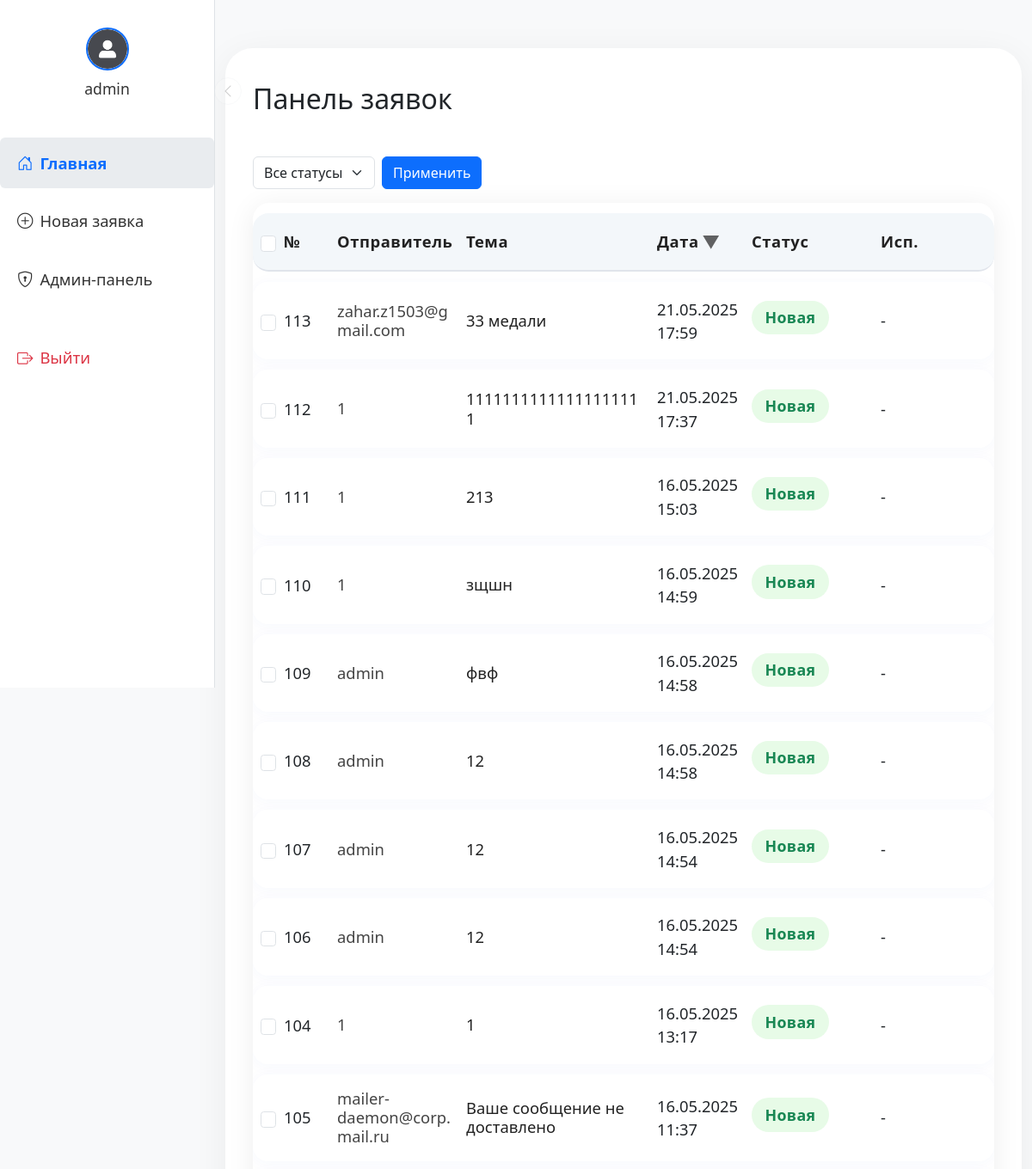
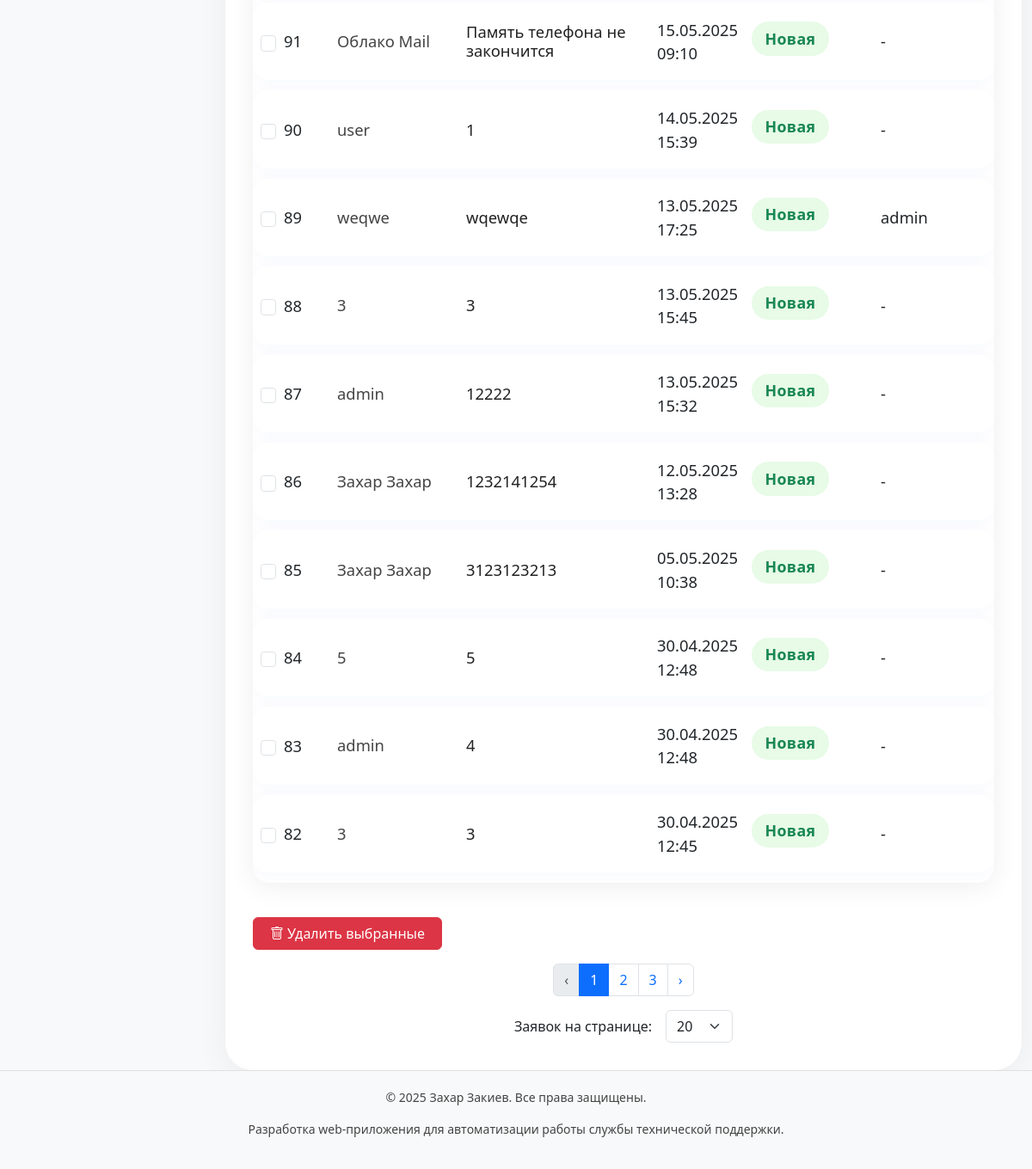
Page /dashboard (signed in) on the committed database (2 pictures, top to bottom).
### tables this page shows
CREATE TABLE tickets (
    id INTEGER PRIMARY KEY AUTOINCREMENT,
    sender TEXT NOT NULL,
    subject TEXT NOT NULL,
    body TEXT NOT NULL,
    status TEXT DEFAULT 'новая',
    created_at TIMESTAMP DEFAULT CURRENT_TIMESTAMP,
    user_id INTEGER
, assignee_id INTEGER, assigned_to INTEGER, attachment TEXT, public_token TEXT);

CREATE TABLE users (
    id INTEGER PRIMARY KEY AUTOINCREMENT,
    username TEXT NOT NULL UNIQUE,
    email TEXT NOT NULL UNIQUE,
    password TEXT NOT NULL,
    role TEXT DEFAULT 'user',
    is_confirmed INTEGER DEFAULT 0,
    avatar TEXT DEFAULT 'default_avatar.png'
);

### app.py (the view)
@app.route("/dashboard")
@login_required
def dashboard():
    conn = get_db_connection()
    role = session.get("role")
    user_id = session.get("user_id")
    sort_by = request.args.get('sort_by', 'created_at')
    sort_order = request.args.get('sort_order', 'desc')
    status_filter = request.args.get('status_filter')
    page = int(request.args.get('page', 1))
    per_page = request.args.get('per_page', request.cookies.get('per_page', 20))  # по умолчанию 20 заявок
    per_page = int(per_page)
    if per_page > 100:
        per_page = 100  # Установите ограничение на 100 заявок на страницу
    valid_columns = ['id', 'sender', 'subject', 'status', 'created_at']
    if sort_by not in valid_columns:
        sort_by = 'created_at'
    query = """
        SELECT t.*, u.username AS assigned_username
        FROM tickets t
        LEFT JOIN users u ON t.assigned_to = u.id
    """
    params = []
    if role == "client":
        query += " WHERE t.user_id = ?"
        params.append(user_id)
    else:
        query += " WHERE 1=1"
    if status_filter:
        query += " AND t.status = ?"
        params.append(status_filter)
    count_query = "SELECT COUNT(*) FROM (" + query + ") as total"
    total_tickets = conn.execute(count_query, params).fetchone()[0]
    offset = (page - 1) * per_page
    query += f" ORDER BY {sort_by} {sort_order} LIMIT {per_page} OFFSET {offset}"
    tickets = conn.execute(query, params).fetchall()
    conn.close()
    total_pages = (total_tickets + per_page - 1) // per_page  # округление вверх
    resp = make_response(render_template(
        "dashboard.html",
        tickets=tickets,
        sort_by=sort_by,
        sort_order=sort_order,
        page=page,
        per_page=per_page,
        total_pages=total_pages,
        status_filter=status_filter
    ))
    resp.set_cookie('per_page', str(per_page), max_age=60*60*24*30)  # Сохраняем на 30 дней
    return resp

### app.py (called while the page is built)
def get_db_connection():
    conn = sqlite3.connect(DB_PATH)
    conn.row_factory = sqlite3.Row
    return conn

def login_required(f):
    @wraps(f)
    def decorated_function(*args, **kwargs):
        if "user" not in session:
            return redirect("/login")
        return f(*args, **kwargs)
    return decorated_function

@app.template_filter('decode_mime')
def decode_mime_string(mime_string):
    decoded_bytes, encoding = decode_header(mime_string)[0]
    if isinstance(decoded_bytes, bytes):
        return decoded_bytes.decode(encoding if encoding else 'utf-8')
    return decoded_bytes

@app.template_filter('dt')
def dt(value):
    from datetime import datetime
    if hasattr(value, 'strftime'):
        return value.strftime('%d.%m.%Y %H:%M')
    try:
        dt = datetime.strptime(value, '%Y-%m-%d %H:%M:%S')
        return dt.strftime('%d.%m.%Y %H:%M')
    except Exception:
        return value

### templates/dashboard.html (shortened to what this page needs)
{% extends "base.html" %}
{% block content %}
<div class="ticket-main-card">
    <div class="ticket-title-row">
        <h2>Панель заявок</h2>
    </div>
    <div class="ticket-form-block">
        <form method="get" class="row g-2 mb-3">
            <div class="col-auto">
                <select name="status_filter" class="form-select">
                    <option value="">Все статусы</option>
                </select>
            </div>
            <div class="col-auto">
                <button type="submit" class="btn btn-primary">Применить</button>
            </div>
        </form>
        {% if tickets %}
        <form method="POST" action="{{ url_for('delete_selected_tickets') }}">
            <div class="table-responsive">
                <table class="table table-tickets align-middle mb-0">
                    <thead>
                        <tr>
                            {% if session["role"] != "client" %}
                            <th class="checkbox-col">
                                <input type="checkbox" id="select-all" class="form-check-input"
                                    onclick="toggleAll(this)">
                            </th>
                            {% endif %}
                            <th class="sortable-column number-col">
                                <a
                                    href="{{ url_for('dashboard', sort_by='id', sort_order='asc' if sort_by != 'id' or sort_order == 'desc' else 'desc', status_filter=status_filter, per_page=per_page, page=page) }}">
                                    №
                                </a>
                            </th>
                            <th class="sortable-column sender-col">
                                <a
                                    href="{{ url_for('dashboard', sort_by='sender', sort_order='asc' if sort_by != 'sender' or sort_order == 'desc' else 'desc', status_filter=status_filter, per_page=per_page, page=page) }}">
                                    Отправитель
                                </a>
                            </th>
                            <th class="sortable-column subject-col">
                                <a
                                    href="{{ url_for('dashboard', sort_by='subject', sort_order='asc' if sort_by != 'subject' or sort_order == 'desc' else 'desc', status_filter=status_filter, per_page=per_page, page=page) }}">
                                    Тема
                                </a>
                            </th>
                            <th class="sortable-column date-col">
                                <a
                                    href="{{ url_for('dashboard', sort_by='created_at', sort_order='asc' if sort_by != 'created_at' or sort_order == 'desc' else 'desc', status_filter=status_filter, per_page=per_page, page=page) }}">
                                    Дата
                                    <span class="sort-arrow">
                                        {% if sort_by == 'created_at' %}
                                        {% if sort_order == 'asc' %}▲{% else %}▼{% endif %}
                                        {% endif %}
                                    </span>
                                </a>
                            </th>
                            <th class="sortable-column status-col">
                                <a
                                    href="{{ url_for('dashboard', sort_by='status', sort_order='asc' if sort_by != 'status' or sort_order == 'desc' else 'desc', status_filter=status_filter, per_page=per_page, page=page) }}">
                                    Статус
                                </a>
                            </th>
                            <th class="sortable-column assigned-col">
                                <a
                                    href="{{ url_for('dashboard', sort_by='assigned_username', sort_order='asc' if sort_by != 'assigned_username' or sort_order == 'desc' else 'desc', status_filter=status_filter, per_page=per_page, page=page) }}">
                                    <span title="Ответственный">Исп.</span>
                                </a>
                            </th>
                        </tr>
                    </thead>
                    <tbody>
                        {% for ticket in tickets %}
                        <tr class="ticket-row"
                            onclick="window.location.href='{{ url_for('ticket', ticket_id=ticket.id) }}'">
                            {% if session["role"] != "client" %}
                            <td class="checkbox-col">
                                <input type="checkbox" name="ticket_ids" value="{{ ticket.id }}"
                                    class="form-check-input" onchange="highlightRow(this); event.stopPropagation();"
                                    onclick="event.stopPropagation();">
                            </td>
                            {% endif %}
                            <td class="number-col">{{ ticket.id }}</td>
                            <td class="sender-col">{{ ticket.sender | decode_mime }}</td>
                            <td class="subject-col">{{ ticket.subject }}</td>
                            <td class="date-col">
                                {{ ticket.created_at|dt }}
                            </td>
                            <td class="status-col">
                                {% if ticket.status == 'новая' %}
                                <span class="ticket-status-badge novaya">Новая</span>
                                {% elif ticket.status == 'в работе' %}
                                <span class="ticket-status-badge vrabote">В работе</span>
                                {% elif ticket.status == 'завершена' %}
                                <span class="ticket-status-badge zavershena">Завершена</span>
                                {% else %}
                                <span class="ticket-status-badge">{{ ticket.status }}</span>
                                {% endif %}
                            </td>
                            <td class="assigned-col">
                                {{ ticket.assigned_username or '-' }}
                            </td>
                        </tr>
                        {% endfor %}
                    </tbody>
                </table>
            </div>
            <div class="mt-3" style="max-width: 220px;">
                {% if session["role"] != "client" %}
                <button type="submit" class="btn btn-danger w-100"
                    onclick="return confirm('Удалить выбранные заявки?')">
                    <i class="bi bi-trash"></i> Удалить выбранные
                </button>
                {% endif %}
            </div>
        </form>
        <nav aria-label="Пагинация" class="mt-3">
            <ul class="pagination flex-wrap justify-content-center">
                <li class="page-item {% if page == 1 %}disabled{% endif %}">
                    <a class="page-link"
                        href="{{ url_for('dashboard', page=page-1, per_page=per_page, sort_by=sort_by, sort_order=sort_order, status_filter=status_filter) }}">‹</a>
                </li>
                {% for p in range(1, total_pages + 1) %}
                <li class="page-item {% if p == page %}active{% endif %}">
                    <a class="page-link"
                        href="{{ url_for('dashboard', page=p, per_page=per_page, sort_by=sort_by, sort_order=sort_order, status_filter=status_filter) }}">{{
                        p }}</a>
                </li>
                {% endfor %}
                <li class="page-item {% if page == total_pages %}disabled{% endif %}">
                    <a class="page-link"
                        href="{{ url_for('dashboard', page=page+1, per_page=per_page, sort_by=sort_by, sort_order=sort_order, status_filter=status_filter) }}">›</a>
                </li>
            </ul>
        </nav>
        <form method="get" class="mt-3 d-flex justify-content-center align-items-center flex-wrap gap-2">
            <label class="me-2">Заявок на странице:</label>
            <select name="per_page" class="form-select w-auto" onchange="this.form.submit()">
                <option value="20" {% if per_page==20 %}selected{% endif %}>20</option>
            </select>
        </form>
        {% else %}
        <p class="text-muted">Заявок пока нет.</p>
        {% endif %}
    </div>
</div>
{% endblock %}

### templates/base.html (style rules this page uses)
html { overflow-y: scroll; }
body { overflow-x: hidden; }
th, td { padding-top: 1.1rem !important; padding-bottom: 1.1rem !important; font-size: 1.15rem !important; }
.table-responsive { overflow-x: auto; }

### templates/dashboard.html (style rules this page uses)
.ticket-main-card { max-width: 1200px; margin: 0 auto; border-radius: 2rem; box-shadow: 0 8px 40px rgba(0, 0, 0, 0.06); background: #fff; padding: 2.5rem 2rem 2rem 2rem; min-height: 70vh; display: flex; flex-direction: column; gap: 2.5rem; }
.table-responsive { border-radius: 1.2em; overflow-x: auto; background: transparent; box-shadow: 0 4px 32px rgba(0, 0, 0, 0.07); margin-bottom: 2.5rem; }
.table-tickets { border-collapse: separate; border-spacing: 0 0.8em; width: 100%; background: transparent; table-layout: fixed; }
.table-tickets th, .table-tickets td { background: #fff; border: none; padding: 13px 8px; vertical-align: middle; font-size: 1.04em; transition: background 0.18s; overflow: hidden; }
.table-tickets th.checkbox-col, .table-tickets td.checkbox-col { width: 36px; min-width: 36px; max-width: 36px; padding: 0 4px; text-align: center; }
.table-tickets th.number-col, .table-tickets td.number-col { width: 54px; min-width: 40px; max-width: 54px; padding-left: 0; text-align: left; }
.table-tickets th.sender-col, .table-tickets td.sender-col { width: 150px; min-width: 100px; max-width: 150px; text-align: left; }
.table-tickets th.status-col, .table-tickets td.status-col { width: 150px; min-width: 150px; max-width: 150px; text-align: left; }
.table-tickets th.assigned-col, .table-tickets td.assigned-col { width: 140px; min-width: 100px; max-width: 180px; text-align: left; }
.table-tickets th.date-col, .table-tickets td.date-col { width: 110px; min-width: 90px; max-width: 120px; text-align: left; }
.table-tickets th { color: #222; font-weight: 700; background: #f3f7fa; border-bottom: 2px solid #e0e4eb; letter-spacing: 0.03em; }
.table-tickets td { font-size: 1.04em; }
.table-tickets tbody tr { border-radius: 1.1em; box-shadow: 0 2px 18px rgba(30, 70, 200, 0.04); transition: box-shadow 0.2s, background 0.2s; cursor: pointer; }
.table-tickets td:first-child, .table-tickets th:first-child { border-top-left-radius: 1em; border-bottom-left-radius: 1em; }
.table-tickets td:last-child, .table-tickets th:last-child { border-top-right-radius: 1em; border-bottom-right-radius: 1em; }
.ticket-status-badge { border-radius: 1.2em; padding: 0.35em 0.85em; font-size: 0.97em; font-weight: 600; min-width: 90px; max-width: 130px; text-align: center; letter-spacing: 0.02em; overflow: hidden; text-overflow: ellipsis; white-space: nowrap; display: inline-block; }
.ticket-status-badge.novaya { background: #e7fbe7; color: #198754; }
.table-tickets input[type="checkbox"] { width: 1em; height: 1em; accent-color: #0d6efd; border-radius: 0.2em; margin: 0; box-shadow: none; vertical-align: middle; }
.sortable-column a { color: inherit; text-decoration: none; display: flex; align-items: center; gap: 0.2em; font-weight: 600; }
.sort-arrow { font-size: 1.1em; opacity: 0.7; }
.table-tickets td.sender-col, .table-tickets td.subject-col { white-space: normal; word-break: break-word; overflow-wrap: break-word; line-height: 1.2; min-width: 80px; max-width: 220px; }
.table-tickets td.sender-col { color: #444; font-weight: 500; }
.table-tickets td.subject-col { color: #222; }

### rows in the picture
tickets: id "113", sender|decode_mime "zahar.z1503@gmail.com", subject "33 медали", created_at|dt "21.05.2025 17:59", status "Новая", assigned_username "-"
tickets: id "112", sender|decode_mime "1", subject "11111111111111111111", created_at|dt "21.05.2025 17:37", status "Новая", assigned_username "-"
tickets: id "111", sender|decode_mime "1", subject "213", created_at|dt "16.05.2025 15:03", status "Новая", assigned_username "-"
tickets: id "110", sender|decode_mime "1", subject "зщшн", created_at|dt "16.05.2025 14:59", status "Новая", assigned_username "-"
tickets: id "109", sender|decode_mime "admin", subject "фвф", created_at|dt "16.05.2025 14:58", status "Новая", assigned_username "-"
tickets: id "108", sender|decode_mime "admin", subject "12", created_at|dt "16.05.2025 14:58", status "Новая", assigned_username "-"
tickets: id "107", sender|decode_mime "admin", subject "12", created_at|dt "16.05.2025 14:54", status "Новая", assigned_username "-"
tickets: id "106", sender|decode_mime "admin", subject "12", created_at|dt "16.05.2025 14:54", status "Новая", assigned_username "-"
tickets: id "104", sender|decode_mime "1", subject "1", created_at|dt "16.05.2025 13:17", status "Новая", assigned_username "-"
tickets: id "105", sender|decode_mime "mailer-daemon@corp.mail.ru", subject "Ваше сообщение не доставлено", created_at|dt "16.05.2025 11:37", status "Новая", assigned_username "-"
tickets: id "91", sender|decode_mime "Облако Mail", subject "Память телефона не закончится", created_at|dt "15.05.2025 09:10", status "Новая", assigned_username "-"
tickets: id "90", sender|decode_mime "user", subject "1", created_at|dt "14.05.2025 15:39", status "Новая", assigned_username "-"
tickets: id "89", sender|decode_mime "weqwe", subject "wqewqe", created_at|dt "13.05.2025 17:25", status "Новая", username "admin"
tickets: id "88", sender|decode_mime "3", subject "3", created_at|dt "13.05.2025 15:45", status "Новая", assigned_username "-"
tickets: id "87", sender|decode_mime "admin", subject "12222", created_at|dt "13.05.2025 15:32", status "Новая", assigned_username "-"
tickets: id "86", sender|decode_mime "Захар Захар", subject "1232141254", created_at|dt "12.05.2025 13:28", status "Новая", assigned_username "-"
tickets: id "85", sender|decode_mime "Захар Захар", subject "3123123213", created_at|dt "05.05.2025 10:38", status "Новая", assigned_username "-"
tickets: id "84", sender|decode_mime "5", subject "5", created_at|dt "30.04.2025 12:48", status "Новая", assigned_username "-"
tickets: id "83", sender|decode_mime "admin", subject "4", created_at|dt "30.04.2025 12:48", status "Новая", assigned_username "-"
tickets: id "82", sender|decode_mime "3", subject "3", created_at|dt "30.04.2025 12:45", status "Новая", assigned_username "-"

### other values in the picture
{{ session.get('user', 'Профиль') }} "admin"
{{ p }} "1" "2" "3"
